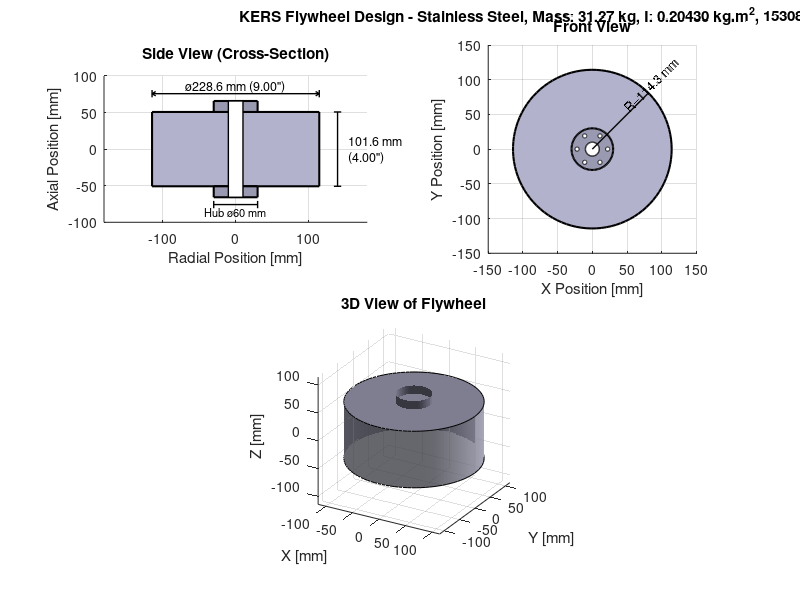
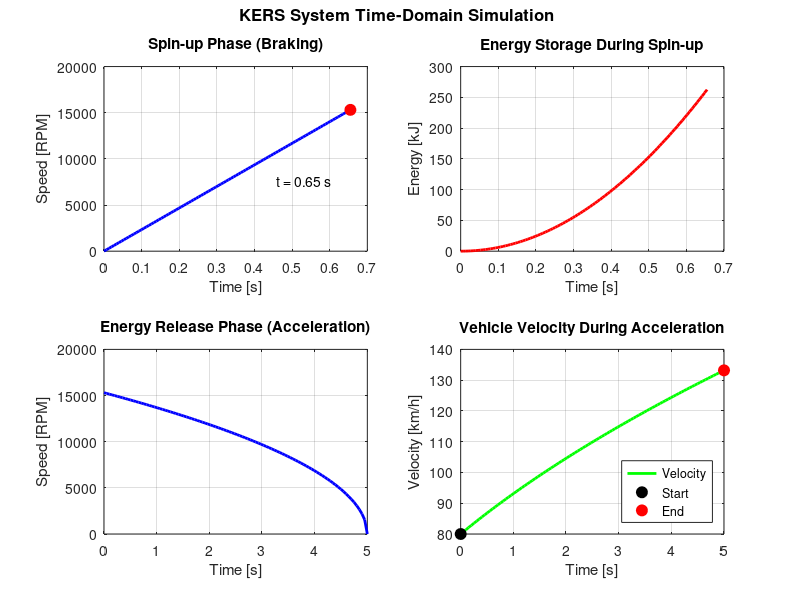

The MATLAB source for these figures, in order:
%% KERS Flywheel Design Script
% ME Design Project - Kinetic Energy Recovery System
% Date: November 2024
%
% This script designs a flywheel for an automotive KERS system
% that stores energy during braking and releases it during acceleration

clear; clc; close all;

%% ========== USER INPUT - EVALUATION MODE ==========
% Set to true to evaluate all materials and find the best one
% Set to false to test a specific material
evaluate_all_materials = true;  % <--- CHANGE THIS

% If evaluate_all_materials = false, specify which material:
%   1 = Aluminum        (2712 kg/m^3,  $2.80/kg)
%   2 = Brass 60/40     (8520 kg/m^3,  $5.00/kg)
%   3 = Copper          (8940 kg/m^3, $11.00/kg)
%   4 = Stainless Steel (7500 kg/m^3,  $4.00/kg)  <-- Good balance
%   5 = Titanium        (4500 kg/m^3, $100.00/kg)
%   6 = Zinc            (7135 kg/m^3, $13.00/kg)

single_material_choice = 4;  % <--- Only used if evaluate_all_materials = false

% ====================================================

%% Given Parameters and Constraints

% Power requirements
P_max = 60e3;           % Maximum power [W]
P_min = 45e3;           % Minimum power [W]
t_delivery = 5;         % Power delivery duration [s]

% Torque and vehicle specs
T_brake = 500;          % Available braking torque [Nm]
m_vehicle = 600;        % Total vehicle mass [kg]

% Size constraints (convert to meters)
D_max = 9 * 0.0254;     % Maximum diameter [m] (9 inches)
W_max = 4 * 0.0254;     % Maximum width [m] (4 inches)
r_max = D_max / 2;      % Maximum radius [m]

% Initial velocity after braking
v_initial = 80 / 3.6;   % Convert 80 km/h to m/s

%% Material Properties (from Table 1)

materials = {'Aluminum', 'Brass 60/40', 'Copper', 'Stainless Steel', 'Titanium', 'Zinc'};
densities = [2712, 8520, 8940, 7500, 4500, 7135];  % kg/m^3
costs = [2.80, 5, 11, 4, 100, 13];  % $/kg

fprintf('=== KERS FLYWHEEL DESIGN ===\n\n');

% Determine which materials to evaluate
if evaluate_all_materials
    material_list = 1:6;
    fprintf('Mode: Evaluating ALL materials to find optimal design\n\n');
else
    material_list = single_material_choice;
    fprintf('Mode: Single material evaluation\n');
    fprintf('Selected Material: %s\n', materials{single_material_choice});
    fprintf('Density: %.0f kg/m^3\n', densities(single_material_choice));
    fprintf('Cost: $%.2f/kg\n\n', costs(single_material_choice));
end

%% Part A: Calculate Moment of Inertia (Iterative Design)

% Energy requirement calculation
E_min = P_min * t_delivery;  % Minimum energy needed [J]
E_max = P_max * t_delivery;  % Maximum energy at full power [J]
E_target = (E_min + E_max) / 2;  % Target middle of range

fprintf('--- Energy Requirements ---\n');
fprintf('Minimum Energy: %.1f kJ\n', E_min/1000);
fprintf('Maximum Energy: %.1f kJ\n', E_max/1000);
fprintf('Target Energy: %.1f kJ\n\n', E_target/1000);

% Material comparison storage
material_comparison = [];  % Store results for each material

% Loop through each material to evaluate
for mat_idx = material_list

    % Set material properties for this iteration
    rho = densities(mat_idx);
    cost_per_kg = costs(mat_idx);

    fprintf('\n========================================\n');
    fprintf('EVALUATING: %s\n', materials{mat_idx});
    fprintf('Density: %.0f kg/m^3, Cost: $%.2f/kg\n', rho, cost_per_kg);
    fprintf('========================================\n\n');

% For a solid disk: I = (1/2) * m * r^2 = (1/2) * (rho * pi * r^2 * w) * r^2
% I = (1/2) * rho * pi * r^4 * w

% Energy stored: E = (1/2) * I * omega^2
% So: E = (1/4) * rho * pi * r^4 * w * omega^2

    % Design iteration table
    fprintf('--- Design Iteration Process ---\n');
    fprintf('Iter | Radius(m) | Width(m)  | Mass(kg) | I(kg.m^2) | omega(rad/s) | RPM      | Energy(kJ) | Cost($)\n');
    fprintf('-----|-----------|-----------|----------|-----------|--------------|----------|------------|--------\n');

    % Store iteration data
    iterations = [];
    iter = 0;

    % Try different size combinations to explore design space
    % A human would try: max size, reduced width, reduced radius, smaller overall

    %% Iteration 1: Maximum dimensions
    r = r_max;
    w = W_max;
    m = rho * pi * r^2 * w;
    I = 0.5 * m * r^2;
    omega = sqrt(2 * E_target / I);
    rpm = omega * 60 / (2*pi);
    E_stored = 0.5 * I * omega^2;
    total_cost = m * cost_per_kg;

    iter = iter + 1;
    fprintf('%4d | %9.4f | %9.4f | %8.2f | %9.5f | %12.1f | %8.0f | %9.2f   | %7.2f\n', ...
        iter, r, w, m, I, omega, rpm, E_stored/1000, total_cost);
    iterations = [iterations; iter, r, w, m, I, omega, rpm, E_stored, total_cost];

    %% Iteration 2: Reduce width (lighter, higher RPM)
    r = r_max;
    w = W_max * 0.75;  % 75% width
    m = rho * pi * r^2 * w;
    I = 0.5 * m * r^2;
    omega = sqrt(2 * E_target / I);
    rpm = omega * 60 / (2*pi);
    E_stored = 0.5 * I * omega^2;
    total_cost = m * cost_per_kg;

    iter = iter + 1;
    fprintf('%4d | %9.4f | %9.4f | %8.2f | %9.5f | %12.1f | %8.0f | %9.2f   | %7.2f\n', ...
        iter, r, w, m, I, omega, rpm, E_stored/1000, total_cost);
    iterations = [iterations; iter, r, w, m, I, omega, rpm, E_stored, total_cost];

    %% Iteration 3: Reduce radius (different geometry)
    r = r_max * 0.85;  % 85% radius
    w = W_max;
    m = rho * pi * r^2 * w;
    I = 0.5 * m * r^2;
    omega = sqrt(2 * E_target / I);
    rpm = omega * 60 / (2*pi);
    E_stored = 0.5 * I * omega^2;
    total_cost = m * cost_per_kg;

    iter = iter + 1;
    fprintf('%4d | %9.4f | %9.4f | %8.2f | %9.5f | %12.1f | %8.0f | %9.2f   | %7.2f\n', ...
        iter, r, w, m, I, omega, rpm, E_stored/1000, total_cost);
    iterations = [iterations; iter, r, w, m, I, omega, rpm, E_stored, total_cost];

    %% Iteration 4: Both reduced (compromise)
    r = r_max * 0.9;
    w = W_max * 0.85;
    m = rho * pi * r^2 * w;
    I = 0.5 * m * r^2;
    omega = sqrt(2 * E_target / I);
    rpm = omega * 60 / (2*pi);
    E_stored = 0.5 * I * omega^2;
    total_cost = m * cost_per_kg;

    iter = iter + 1;
    fprintf('%4d | %9.4f | %9.4f | %8.2f | %9.5f | %12.1f | %8.0f | %9.2f   | %7.2f\n', ...
        iter, r, w, m, I, omega, rpm, E_stored/1000, total_cost);
    iterations = [iterations; iter, r, w, m, I, omega, rpm, E_stored, total_cost];

    fprintf('\n');

    % For comparison table, use iteration 1 (max dimensions) for this material
    material_comparison = [material_comparison; mat_idx, iterations(1,2), iterations(1,3), iterations(1,4), iterations(1,7), iterations(1,9)];

end  % End of material loop

% Material comparison and final selection
if evaluate_all_materials
    fprintf('\n========================================\n');
    fprintf('MATERIAL COMPARISON SUMMARY\n');
    fprintf('========================================\n');
    fprintf('Material         | Radius(m) | Width(m)  | Mass(kg) | RPM      | Cost($)\n');
    fprintf('-----------------|-----------|-----------|----------|----------|--------\n');
    for i = 1:size(material_comparison, 1)
        mat_num = material_comparison(i, 1);
        fprintf('%-16s | %9.4f | %9.4f | %8.2f | %8.0f | %7.2f\n', ...
            materials{mat_num}, material_comparison(i, 2), material_comparison(i, 3), ...
            material_comparison(i, 4), material_comparison(i, 5), material_comparison(i, 6));
    end
    fprintf('\n');
    fprintf('========================================\n');
    fprintf('SELECT YOUR MATERIAL based on the comparison above\n');
    fprintf('Consider: Cost, RPM feasibility, mass\n');
    fprintf('========================================\n\n');

    % For now, use stainless steel (good balance) as default
    material_choice = 4;  % Stainless Steel
else
    material_choice = single_material_choice;
end

% Final design parameters (using selected material)
rho = densities(material_choice);
cost_per_kg = costs(material_choice);
r_final = r_max;
w_final = W_max;
m_final = rho * pi * r_final^2 * w_final;
I_final = 0.5 * m_final * r_final^2;
omega_op = sqrt(2 * E_target / I_final);
rpm_op = omega_op * 60 / (2*pi);

fprintf('--- FINAL DESIGN (Part A) ---\n');
fprintf('Material: %s\n', materials{material_choice});
fprintf('Flywheel Radius: %.4f m (%.2f in)\n', r_final, r_final/0.0254);
fprintf('Flywheel Width: %.4f m (%.2f in)\n', w_final, w_final/0.0254);
fprintf('Flywheel Mass: %.2f kg\n', m_final);
fprintf('Moment of Inertia: %.6f kg.m^2\n', I_final);
fprintf('Operating Speed: %.0f RPM (%.1f rad/s)\n', rpm_op, omega_op);
fprintf('Energy Stored: %.2f kJ\n', E_target/1000);
fprintf('Total Cost: $%.2f\n\n', m_final * cost_per_kg);

%% Part B: Spin-up Time Calculation

% Using T = I * alpha, where alpha is angular acceleration
% alpha = T / I
% omega = alpha * t (starting from rest)
% t = omega / alpha = omega * I / T

alpha = T_brake / I_final;  % Angular acceleration [rad/s^2]
t_spinup = omega_op / alpha;  % Time to reach operating speed [s]

fprintf('--- SPIN-UP TIME (Part B) ---\n');
fprintf('Available Braking Torque: %.0f Nm\n', T_brake);
fprintf('Angular Acceleration: %.2f rad/s^2\n', alpha);
fprintf('Time to reach %.0f RPM: %.2f seconds\n\n', rpm_op, t_spinup);

% Verify with kinematics
omega_check = alpha * t_spinup;
fprintf('Verification: omega = alpha * t = %.1f rad/s (should be %.1f)\n\n', omega_check, omega_op);

%% Part C: Vehicle Velocity Gain Analysis

% Energy released from flywheel goes to vehicle kinetic energy
% E_flywheel = (1/2) * m_vehicle * (v_final^2 - v_initial^2)
% Solving for v_final:
% v_final = sqrt(v_initial^2 + 2*E_flywheel/m_vehicle)

% For different power levels
E_at_Pmin = P_min * t_delivery;
E_at_Pmax = P_max * t_delivery;

% Velocity gain at minimum power
v_final_min = sqrt(v_initial^2 + 2*E_at_Pmin/m_vehicle);
delta_v_min = v_final_min - v_initial;

% Velocity gain at maximum power
v_final_max = sqrt(v_initial^2 + 2*E_at_Pmax/m_vehicle);
delta_v_max = v_final_max - v_initial;

% At target energy
v_final_target = sqrt(v_initial^2 + 2*E_target/m_vehicle);
delta_v_target = v_final_target - v_initial;

fprintf('--- VELOCITY GAIN ANALYSIS (Part C) ---\n');
fprintf('Initial Velocity: %.2f m/s (%.0f km/h)\n', v_initial, v_initial*3.6);
fprintf('\nAt Minimum Power (%.0f kW):\n', P_min/1000);
fprintf('  Energy Released: %.1f kJ\n', E_at_Pmin/1000);
fprintf('  Final Velocity: %.2f m/s (%.1f km/h)\n', v_final_min, v_final_min*3.6);
fprintf('  Velocity Gain: %.2f m/s (%.1f km/h)\n', delta_v_min, delta_v_min*3.6);

fprintf('\nAt Maximum Power (%.0f kW):\n', P_max/1000);
fprintf('  Energy Released: %.1f kJ\n', E_at_Pmax/1000);
fprintf('  Final Velocity: %.2f m/s (%.1f km/h)\n', v_final_max, v_final_max*3.6);
fprintf('  Velocity Gain: %.2f m/s (%.1f km/h)\n', delta_v_max, delta_v_max*3.6);

fprintf('\nAt Target Energy (%.1f kJ):\n', E_target/1000);
fprintf('  Final Velocity: %.2f m/s (%.1f km/h)\n', v_final_target, v_final_target*3.6);
fprintf('  Velocity Gain: %.2f m/s (%.1f km/h)\n\n', delta_v_target, delta_v_target*3.6);

%% Part D: Angular Momentum

H = I_final * omega_op;  % Angular momentum [kg.m^2/s]

fprintf('--- ANGULAR MOMENTUM (Part D) ---\n');
fprintf('Angular Momentum at Operating Speed: %.2f kg.m^2/s\n', H);
fprintf('  = %.2f N.m.s\n\n', H);

%% Part E: Dimensioned Sketch of Flywheel

figure('Position', [100 100 1000 800]);

% Design with hub for gear attachment
r_hub = 0.03;           % Hub radius for gear attachment [m]
r_inner = 0.04;         % Inner radius (after hub) [m]
hub_height = 0.015;     % Hub protrusion height [m]

% Side view (cross-section)
subplot(2,2,1);
hold on;

% Main disk body
rectangle('Position', [-r_final*1000, -w_final*1000/2, 2*r_final*1000, w_final*1000], ...
    'FaceColor', [0.7 0.7 0.8], 'EdgeColor', 'k', 'LineWidth', 1.5);

% Hub (protrusion for gear attachment)
rectangle('Position', [-r_hub*1000, -w_final*1000/2-hub_height*1000, 2*r_hub*1000, hub_height*1000], ...
    'FaceColor', [0.6 0.6 0.7], 'EdgeColor', 'k', 'LineWidth', 1.5);
rectangle('Position', [-r_hub*1000, w_final*1000/2, 2*r_hub*1000, hub_height*1000], ...
    'FaceColor', [0.6 0.6 0.7], 'EdgeColor', 'k', 'LineWidth', 1.5);

% Center hole for shaft
rectangle('Position', [-10, -w_final*1000/2-hub_height*1000, 20, w_final*1000+2*hub_height*1000], ...
    'FaceColor', 'w', 'EdgeColor', 'k', 'LineWidth', 1);

% Dimension lines
% Diameter
plot([-r_final*1000, -r_final*1000], [w_final*1000/2+20, w_final*1000/2+30], 'k-', 'LineWidth', 1);
plot([r_final*1000, r_final*1000], [w_final*1000/2+20, w_final*1000/2+30], 'k-', 'LineWidth', 1);
plot([-r_final*1000, r_final*1000], [w_final*1000/2+25, w_final*1000/2+25], 'k-', 'LineWidth', 1);
plot([-r_final*1000, -r_final*1000+5], [w_final*1000/2+25, w_final*1000/2+22], 'k-', 'LineWidth', 1);
plot([-r_final*1000, -r_final*1000+5], [w_final*1000/2+25, w_final*1000/2+28], 'k-', 'LineWidth', 1);
plot([r_final*1000, r_final*1000-5], [w_final*1000/2+25, w_final*1000/2+22], 'k-', 'LineWidth', 1);
plot([r_final*1000, r_final*1000-5], [w_final*1000/2+25, w_final*1000/2+28], 'k-', 'LineWidth', 1);
text(0, w_final*1000/2+35, sprintf('ø%.1f mm (%.2f")', 2*r_final*1000, 2*r_final/0.0254), ...
    'HorizontalAlignment', 'center', 'FontSize', 9);

% Width
plot([r_final*1000+20, r_final*1000+30], [-w_final*1000/2, -w_final*1000/2], 'k-', 'LineWidth', 1);
plot([r_final*1000+20, r_final*1000+30], [w_final*1000/2, w_final*1000/2], 'k-', 'LineWidth', 1);
plot([r_final*1000+25, r_final*1000+25], [-w_final*1000/2, w_final*1000/2], 'k-', 'LineWidth', 1);
text(r_final*1000+40, 0, sprintf('%.1f mm\n(%.2f")', w_final*1000, w_final/0.0254), ...
    'HorizontalAlignment', 'left', 'FontSize', 9);

% Hub diameter
plot([-r_hub*1000, -r_hub*1000], [-w_final*1000/2-hub_height*1000-5, -w_final*1000/2-hub_height*1000-15], 'k-', 'LineWidth', 1);
plot([r_hub*1000, r_hub*1000], [-w_final*1000/2-hub_height*1000-5, -w_final*1000/2-hub_height*1000-15], 'k-', 'LineWidth', 1);
plot([-r_hub*1000, r_hub*1000], [-w_final*1000/2-hub_height*1000-10, -w_final*1000/2-hub_height*1000-10], 'k-', 'LineWidth', 1);
text(0, -w_final*1000/2-hub_height*1000-20, sprintf('Hub ø%.0f mm', 2*r_hub*1000), ...
    'HorizontalAlignment', 'center', 'FontSize', 8);

axis equal;
xlim([-180 180]);
ylim([-100 100]);
xlabel('Radial Position [mm]');
ylabel('Axial Position [mm]');
title('Side View (Cross-Section)');
grid on;

% Front view
subplot(2,2,2);
hold on;

% Draw concentric circles
theta = linspace(0, 2*pi, 100);

% Outer disk
fill(r_final*1000*cos(theta), r_final*1000*sin(theta), [0.7 0.7 0.8], 'EdgeColor', 'k', 'LineWidth', 1.5);

% Hub circle
fill(r_hub*1000*cos(theta), r_hub*1000*sin(theta), [0.6 0.6 0.7], 'EdgeColor', 'k', 'LineWidth', 1.5);

% Center hole
fill(10*cos(theta), 10*sin(theta), 'w', 'EdgeColor', 'k', 'LineWidth', 1);

% Bolt holes on hub (for gear attachment)
n_bolts = 6;
r_bolt_circle = 0.022;  % Bolt circle radius [m]
r_bolt = 0.003;         % Bolt hole radius [m]
for i = 1:n_bolts
    angle = (i-1) * 2*pi/n_bolts;
    x_bolt = r_bolt_circle*1000*cos(angle);
    y_bolt = r_bolt_circle*1000*sin(angle);
    fill(x_bolt + r_bolt*1000*cos(theta), y_bolt + r_bolt*1000*sin(theta), 'w', 'EdgeColor', 'k');
end

% Dimension for radius
plot([0, r_final*1000*cos(pi/4)], [0, r_final*1000*sin(pi/4)], 'k-', 'LineWidth', 1);
text(r_final*1000*cos(pi/4)*0.6, r_final*1000*sin(pi/4)*0.6+10, sprintf('R=%.1f mm', r_final*1000), ...
    'FontSize', 9, 'Rotation', 45);

axis equal;
xlim([-150 150]);
ylim([-150 150]);
xlabel('X Position [mm]');
ylabel('Y Position [mm]');
title('Front View');
grid on;

% 3D visualization
subplot(2,2,[3,4]);
hold on;

% Create cylinder for flywheel
[X, Y, Z] = cylinder(r_final*1000, 50);
Z = Z * w_final*1000 - w_final*1000/2;
surf(X, Y, Z, 'FaceColor', [0.7 0.7 0.8], 'EdgeColor', 'none', 'FaceAlpha', 0.8);

% Top and bottom caps
fill3(r_final*1000*cos(theta), r_final*1000*sin(theta), ones(size(theta))*w_final*1000/2, ...
    [0.7 0.7 0.8], 'EdgeColor', 'k');
fill3(r_final*1000*cos(theta), r_final*1000*sin(theta), -ones(size(theta))*w_final*1000/2, ...
    [0.7 0.7 0.8], 'EdgeColor', 'k');

% Hub cylinders
[Xh, Yh, Zh] = cylinder(r_hub*1000, 30);
Zh_top = Zh * hub_height*1000 + w_final*1000/2;
Zh_bot = -Zh * hub_height*1000 - w_final*1000/2;
surf(Xh, Yh, Zh_top, 'FaceColor', [0.6 0.6 0.7], 'EdgeColor', 'none');
surf(Xh, Yh, Zh_bot, 'FaceColor', [0.6 0.6 0.7], 'EdgeColor', 'none');

view(30, 25);
axis equal;
xlabel('X [mm]');
ylabel('Y [mm]');
zlabel('Z [mm]');
title('3D View of Flywheel');
light('Position', [1 1 1]);
lighting gouraud;
grid on;

% Add figure title (compatible with older MATLAB versions)
annotation('textbox', [0.3, 0.96, 0.4, 0.04], 'String', ...
    sprintf('KERS Flywheel Design - %s, Mass: %.2f kg, I: %.5f kg.m^2, %.0f RPM', ...
    materials{material_choice}, m_final, I_final, rpm_op), ...
    'FontSize', 11, 'FontWeight', 'bold', 'HorizontalAlignment', 'center', ...
    'EdgeColor', 'none');

%% Time-domain simulation plots

figure('Position', [150 150 1000 600]);

% Spin-up phase simulation
t_spin = linspace(0, t_spinup, 100);
omega_spin = alpha * t_spin;
E_spin = 0.5 * I_final * omega_spin.^2;

subplot(2,2,1);
plot(t_spin, omega_spin * 60/(2*pi), 'b-', 'LineWidth', 2);
xlabel('Time [s]');
ylabel('Speed [RPM]');
title('Spin-up Phase (Braking)');
grid on;
hold on;
plot(t_spinup, rpm_op, 'ro', 'MarkerSize', 8, 'MarkerFaceColor', 'r');
text(t_spinup*0.7, rpm_op*0.5, sprintf('t = %.2f s', t_spinup), 'FontSize', 10);

subplot(2,2,2);
plot(t_spin, E_spin/1000, 'r-', 'LineWidth', 2);
xlabel('Time [s]');
ylabel('Energy [kJ]');
title('Energy Storage During Spin-up');
grid on;

% Energy release phase (assuming constant power delivery)
t_release = linspace(0, t_delivery, 100);
P_avg = E_target / t_delivery;  % Average power
E_release = E_target - P_avg * t_release;
omega_release = sqrt(2 * E_release / I_final);

subplot(2,2,3);
plot(t_release, omega_release * 60/(2*pi), 'b-', 'LineWidth', 2);
xlabel('Time [s]');
ylabel('Speed [RPM]');
title('Energy Release Phase (Acceleration)');
grid on;

% Vehicle velocity during acceleration
v_accel = sqrt(v_initial^2 + 2*(E_target - E_release)/m_vehicle);

subplot(2,2,4);
plot(t_release, v_accel*3.6, 'g-', 'LineWidth', 2);
xlabel('Time [s]');
ylabel('Velocity [km/h]');
title('Vehicle Velocity During Acceleration');
grid on;
hold on;
plot(0, v_initial*3.6, 'ko', 'MarkerSize', 8, 'MarkerFaceColor', 'k');
plot(t_delivery, v_final_target*3.6, 'ro', 'MarkerSize', 8, 'MarkerFaceColor', 'r');
legend('Velocity', 'Start', 'End', 'Location', 'southeast');

% Add figure title
annotation('textbox', [0.3, 0.96, 0.4, 0.04], 'String', 'KERS System Time-Domain Simulation', ...
    'FontSize', 12, 'FontWeight', 'bold', 'HorizontalAlignment', 'center', ...
    'EdgeColor', 'none');

%% Summary Output

fprintf('========================================\n');
fprintf('        DESIGN SUMMARY                  \n');
fprintf('========================================\n');
fprintf('Material: %s\n', materials{material_choice});
fprintf('Flywheel Diameter: %.2f in (%.1f mm)\n', 2*r_final/0.0254, 2*r_final*1000);
fprintf('Flywheel Width: %.2f in (%.1f mm)\n', w_final/0.0254, w_final*1000);
fprintf('Flywheel Mass: %.2f kg (%.2f lb)\n', m_final, m_final*2.205);
fprintf('Moment of Inertia: %.6f kg.m^2\n', I_final);
fprintf('Operating Speed: %.0f RPM\n', rpm_op);
fprintf('Energy Stored: %.2f kJ\n', E_target/1000);
fprintf('Spin-up Time: %.2f s\n', t_spinup);
fprintf('Angular Momentum: %.2f kg.m^2/s\n', H);
fprintf('Velocity Gain: %.1f km/h\n', delta_v_target*3.6);
fprintf('Estimated Cost: $%.2f\n', m_final * cost_per_kg);
fprintf('========================================\n');

%% Save figures
saveas(figure(1), 'Flywheel_Design_Drawing.png');
saveas(figure(2), 'KERS_Simulation.png');
fprintf('\nFigures saved to current directory.\n');
